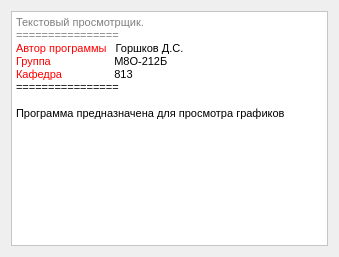
<?xml version="1.0" encoding="UTF-8"?>
<ui version="4.0">
 <class>aboutframe</class>
 <widget class="QDialog" name="aboutframe">
  <property name="geometry">
   <rect>
    <x>0</x>
    <y>0</y>
    <width>339</width>
    <height>257</height>
   </rect>
  </property>
  <property name="windowTitle">
   <string>Dialog</string>
  </property>
  <layout class="QGridLayout" name="gridLayout">
   <item row="0" column="0">
    <widget class="QTextEdit" name="textEdit">
     <property name="enabled">
      <bool>false</bool>
     </property>
     <property name="palette">
      <palette>
       <active>
        <colorrole role="WindowText">
         <brush brushstyle="SolidPattern">
          <color alpha="255">
           <red>0</red>
           <green>0</green>
           <blue>0</blue>
          </color>
         </brush>
        </colorrole>
        <colorrole role="Button">
         <brush brushstyle="SolidPattern">
          <color alpha="255">
           <red>255</red>
           <green>255</green>
           <blue>255</blue>
          </color>
         </brush>
        </colorrole>
        <colorrole role="Light">
         <brush brushstyle="SolidPattern">
          <color alpha="255">
           <red>255</red>
           <green>255</green>
           <blue>255</blue>
          </color>
         </brush>
        </colorrole>
        <colorrole role="Midlight">
         <brush brushstyle="SolidPattern">
          <color alpha="255">
           <red>255</red>
           <green>255</green>
           <blue>255</blue>
          </color>
         </brush>
        </colorrole>
        <colorrole role="Dark">
         <brush brushstyle="SolidPattern">
          <color alpha="255">
           <red>127</red>
           <green>127</green>
           <blue>127</blue>
          </color>
         </brush>
        </colorrole>
        <colorrole role="Mid">
         <brush brushstyle="SolidPattern">
          <color alpha="255">
           <red>170</red>
           <green>170</green>
           <blue>170</blue>
          </color>
         </brush>
        </colorrole>
        <colorrole role="Text">
         <brush brushstyle="SolidPattern">
          <color alpha="255">
           <red>0</red>
           <green>0</green>
           <blue>0</blue>
          </color>
         </brush>
        </colorrole>
        <colorrole role="BrightText">
         <brush brushstyle="SolidPattern">
          <color alpha="255">
           <red>255</red>
           <green>255</green>
           <blue>255</blue>
          </color>
         </brush>
        </colorrole>
        <colorrole role="ButtonText">
         <brush brushstyle="SolidPattern">
          <color alpha="255">
           <red>0</red>
           <green>0</green>
           <blue>0</blue>
          </color>
         </brush>
        </colorrole>
        <colorrole role="Base">
         <brush brushstyle="SolidPattern">
          <color alpha="255">
           <red>255</red>
           <green>255</green>
           <blue>255</blue>
          </color>
         </brush>
        </colorrole>
        <colorrole role="Window">
         <brush brushstyle="SolidPattern">
          <color alpha="255">
           <red>255</red>
           <green>255</green>
           <blue>255</blue>
          </color>
         </brush>
        </colorrole>
        <colorrole role="Shadow">
         <brush brushstyle="SolidPattern">
          <color alpha="255">
           <red>0</red>
           <green>0</green>
           <blue>0</blue>
          </color>
         </brush>
        </colorrole>
        <colorrole role="AlternateBase">
         <brush brushstyle="SolidPattern">
          <color alpha="255">
           <red>255</red>
           <green>255</green>
           <blue>255</blue>
          </color>
         </brush>
        </colorrole>
        <colorrole role="ToolTipBase">
         <brush brushstyle="SolidPattern">
          <color alpha="255">
           <red>255</red>
           <green>255</green>
           <blue>220</blue>
          </color>
         </brush>
        </colorrole>
        <colorrole role="ToolTipText">
         <brush brushstyle="SolidPattern">
          <color alpha="255">
           <red>0</red>
           <green>0</green>
           <blue>0</blue>
          </color>
         </brush>
        </colorrole>
       </active>
       <inactive>
        <colorrole role="WindowText">
         <brush brushstyle="SolidPattern">
          <color alpha="255">
           <red>0</red>
           <green>0</green>
           <blue>0</blue>
          </color>
         </brush>
        </colorrole>
        <colorrole role="Button">
         <brush brushstyle="SolidPattern">
          <color alpha="255">
           <red>255</red>
           <green>255</green>
           <blue>255</blue>
          </color>
         </brush>
        </colorrole>
        <colorrole role="Light">
         <brush brushstyle="SolidPattern">
          <color alpha="255">
           <red>255</red>
           <green>255</green>
           <blue>255</blue>
          </color>
         </brush>
        </colorrole>
        <colorrole role="Midlight">
         <brush brushstyle="SolidPattern">
          <color alpha="255">
           <red>255</red>
           <green>255</green>
           <blue>255</blue>
          </color>
         </brush>
        </colorrole>
        <colorrole role="Dark">
         <brush brushstyle="SolidPattern">
          <color alpha="255">
           <red>127</red>
           <green>127</green>
           <blue>127</blue>
          </color>
         </brush>
        </colorrole>
        <colorrole role="Mid">
         <brush brushstyle="SolidPattern">
          <color alpha="255">
           <red>170</red>
           <green>170</green>
           <blue>170</blue>
          </color>
         </brush>
        </colorrole>
        <colorrole role="Text">
         <brush brushstyle="SolidPattern">
          <color alpha="255">
           <red>0</red>
           <green>0</green>
           <blue>0</blue>
          </color>
         </brush>
        </colorrole>
        <colorrole role="BrightText">
         <brush brushstyle="SolidPattern">
          <color alpha="255">
           <red>255</red>
           <green>255</green>
           <blue>255</blue>
          </color>
         </brush>
        </colorrole>
        <colorrole role="ButtonText">
         <brush brushstyle="SolidPattern">
          <color alpha="255">
           <red>0</red>
           <green>0</green>
           <blue>0</blue>
          </color>
         </brush>
        </colorrole>
        <colorrole role="Base">
         <brush brushstyle="SolidPattern">
          <color alpha="255">
           <red>255</red>
           <green>255</green>
           <blue>255</blue>
          </color>
         </brush>
        </colorrole>
        <colorrole role="Window">
         <brush brushstyle="SolidPattern">
          <color alpha="255">
           <red>255</red>
           <green>255</green>
           <blue>255</blue>
          </color>
         </brush>
        </colorrole>
        <colorrole role="Shadow">
         <brush brushstyle="SolidPattern">
          <color alpha="255">
           <red>0</red>
           <green>0</green>
           <blue>0</blue>
          </color>
         </brush>
        </colorrole>
        <colorrole role="AlternateBase">
         <brush brushstyle="SolidPattern">
          <color alpha="255">
           <red>255</red>
           <green>255</green>
           <blue>255</blue>
          </color>
         </brush>
        </colorrole>
        <colorrole role="ToolTipBase">
         <brush brushstyle="SolidPattern">
          <color alpha="255">
           <red>255</red>
           <green>255</green>
           <blue>220</blue>
          </color>
         </brush>
        </colorrole>
        <colorrole role="ToolTipText">
         <brush brushstyle="SolidPattern">
          <color alpha="255">
           <red>0</red>
           <green>0</green>
           <blue>0</blue>
          </color>
         </brush>
        </colorrole>
       </inactive>
       <disabled>
        <colorrole role="WindowText">
         <brush brushstyle="SolidPattern">
          <color alpha="255">
           <red>127</red>
           <green>127</green>
           <blue>127</blue>
          </color>
         </brush>
        </colorrole>
        <colorrole role="Button">
         <brush brushstyle="SolidPattern">
          <color alpha="255">
           <red>255</red>
           <green>255</green>
           <blue>255</blue>
          </color>
         </brush>
        </colorrole>
        <colorrole role="Light">
         <brush brushstyle="SolidPattern">
          <color alpha="255">
           <red>255</red>
           <green>255</green>
           <blue>255</blue>
          </color>
         </brush>
        </colorrole>
        <colorrole role="Midlight">
         <brush brushstyle="SolidPattern">
          <color alpha="255">
           <red>255</red>
           <green>255</green>
           <blue>255</blue>
          </color>
         </brush>
        </colorrole>
        <colorrole role="Dark">
         <brush brushstyle="SolidPattern">
          <color alpha="255">
           <red>127</red>
           <green>127</green>
           <blue>127</blue>
          </color>
         </brush>
        </colorrole>
        <colorrole role="Mid">
         <brush brushstyle="SolidPattern">
          <color alpha="255">
           <red>170</red>
           <green>170</green>
           <blue>170</blue>
          </color>
         </brush>
        </colorrole>
        <colorrole role="Text">
         <brush brushstyle="SolidPattern">
          <color alpha="255">
           <red>127</red>
           <green>127</green>
           <blue>127</blue>
          </color>
         </brush>
        </colorrole>
        <colorrole role="BrightText">
         <brush brushstyle="SolidPattern">
          <color alpha="255">
           <red>255</red>
           <green>255</green>
           <blue>255</blue>
          </color>
         </brush>
        </colorrole>
        <colorrole role="ButtonText">
         <brush brushstyle="SolidPattern">
          <color alpha="255">
           <red>127</red>
           <green>127</green>
           <blue>127</blue>
          </color>
         </brush>
        </colorrole>
        <colorrole role="Base">
         <brush brushstyle="SolidPattern">
          <color alpha="255">
           <red>255</red>
           <green>255</green>
           <blue>255</blue>
          </color>
         </brush>
        </colorrole>
        <colorrole role="Window">
         <brush brushstyle="SolidPattern">
          <color alpha="255">
           <red>255</red>
           <green>255</green>
           <blue>255</blue>
          </color>
         </brush>
        </colorrole>
        <colorrole role="Shadow">
         <brush brushstyle="SolidPattern">
          <color alpha="255">
           <red>0</red>
           <green>0</green>
           <blue>0</blue>
          </color>
         </brush>
        </colorrole>
        <colorrole role="AlternateBase">
         <brush brushstyle="SolidPattern">
          <color alpha="255">
           <red>255</red>
           <green>255</green>
           <blue>255</blue>
          </color>
         </brush>
        </colorrole>
        <colorrole role="ToolTipBase">
         <brush brushstyle="SolidPattern">
          <color alpha="255">
           <red>255</red>
           <green>255</green>
           <blue>220</blue>
          </color>
         </brush>
        </colorrole>
        <colorrole role="ToolTipText">
         <brush brushstyle="SolidPattern">
          <color alpha="255">
           <red>0</red>
           <green>0</green>
           <blue>0</blue>
          </color>
         </brush>
        </colorrole>
       </disabled>
      </palette>
     </property>
     <property name="html">
      <string>&lt;!DOCTYPE HTML PUBLIC &quot;-//W3C//DTD HTML 4.0//EN&quot; &quot;http://www.w3.org/TR/REC-html40/strict.dtd&quot;&gt;
&lt;html&gt;&lt;head&gt;&lt;meta name=&quot;qrichtext&quot; content=&quot;1&quot; /&gt;&lt;style type=&quot;text/css&quot;&gt;
p, li { white-space: pre-wrap; }
&lt;/style&gt;&lt;/head&gt;&lt;body style=&quot; font-family:'MS Shell Dlg 2'; font-size:8.25pt; font-weight:400; font-style:normal;&quot;&gt;
&lt;p style=&quot; margin-top:0px; margin-bottom:0px; margin-left:0px; margin-right:0px; -qt-block-indent:0; text-indent:0px;&quot;&gt;Текстовый просмотрщик.&lt;/p&gt;
&lt;p style=&quot; margin-top:0px; margin-bottom:0px; margin-left:0px; margin-right:0px; -qt-block-indent:0; text-indent:0px;&quot;&gt;================&lt;/p&gt;
&lt;p style=&quot; margin-top:0px; margin-bottom:0px; margin-left:0px; margin-right:0px; -qt-block-indent:0; text-indent:0px;&quot;&gt;&lt;span style=&quot; color:#ff0000;&quot;&gt;Автор программы   &lt;/span&gt;&lt;span style=&quot; color:#000000;&quot;&gt;Горшков Д.С.&lt;/span&gt;&lt;/p&gt;
&lt;p style=&quot; margin-top:0px; margin-bottom:0px; margin-left:0px; margin-right:0px; -qt-block-indent:0; text-indent:0px;&quot;&gt;&lt;span style=&quot; color:#ff0000;&quot;&gt;Группа	      &lt;/span&gt;&lt;span style=&quot; color:#000000;&quot;&gt;М8О-212Б&lt;/span&gt;&lt;/p&gt;
&lt;p style=&quot; margin-top:0px; margin-bottom:0px; margin-left:0px; margin-right:0px; -qt-block-indent:0; text-indent:0px;&quot;&gt;&lt;span style=&quot; color:#ff0000;&quot;&gt;Кафедра	      &lt;/span&gt;&lt;span style=&quot; color:#000000;&quot;&gt;813&lt;/span&gt;&lt;/p&gt;
&lt;p style=&quot; margin-top:0px; margin-bottom:0px; margin-left:0px; margin-right:0px; -qt-block-indent:0; text-indent:0px;&quot;&gt;&lt;span style=&quot; color:#000000;&quot;&gt;================&lt;/span&gt;&lt;/p&gt;
&lt;p style=&quot;-qt-paragraph-type:empty; margin-top:0px; margin-bottom:0px; margin-left:0px; margin-right:0px; -qt-block-indent:0; text-indent:0px; color:#000000;&quot;&gt;&lt;br /&gt;&lt;/p&gt;
&lt;p style=&quot; margin-top:0px; margin-bottom:0px; margin-left:0px; margin-right:0px; -qt-block-indent:0; text-indent:0px;&quot;&gt;&lt;span style=&quot; color:#000000;&quot;&gt;Программа предназначена для просмотра графиков&lt;/span&gt;&lt;/p&gt;&lt;/body&gt;&lt;/html&gt;</string>
     </property>
    </widget>
   </item>
  </layout>
 </widget>
 <resources/>
 <connections/>
</ui>
